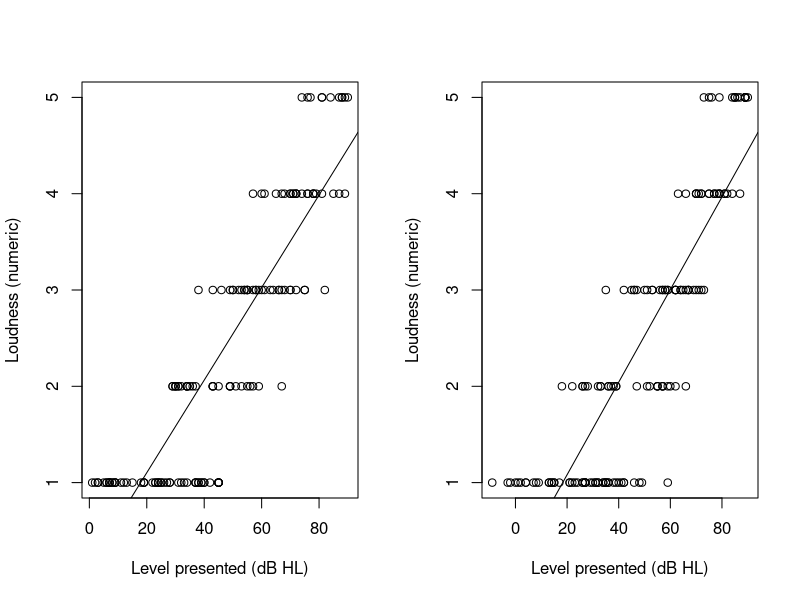
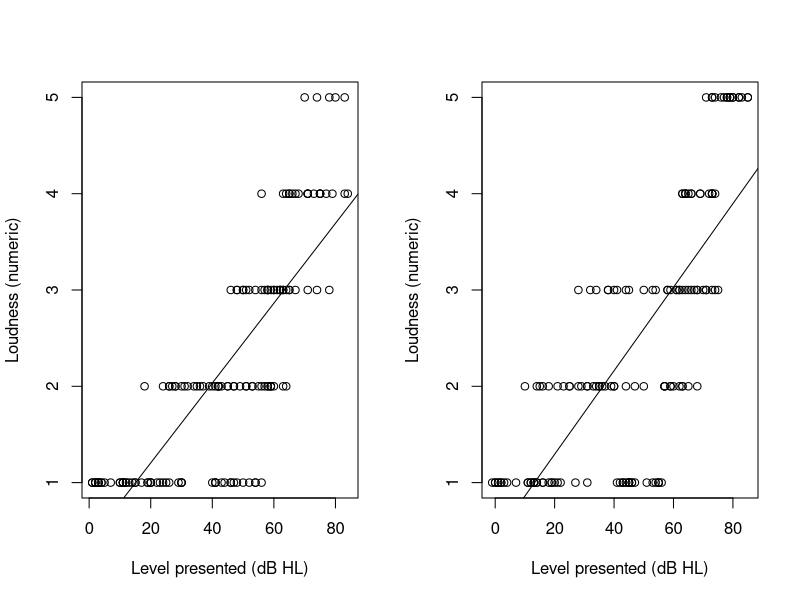
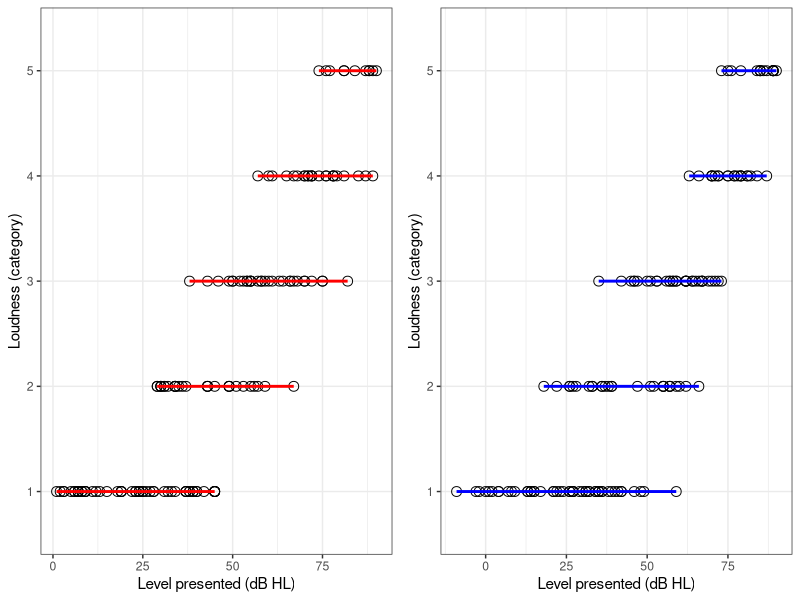
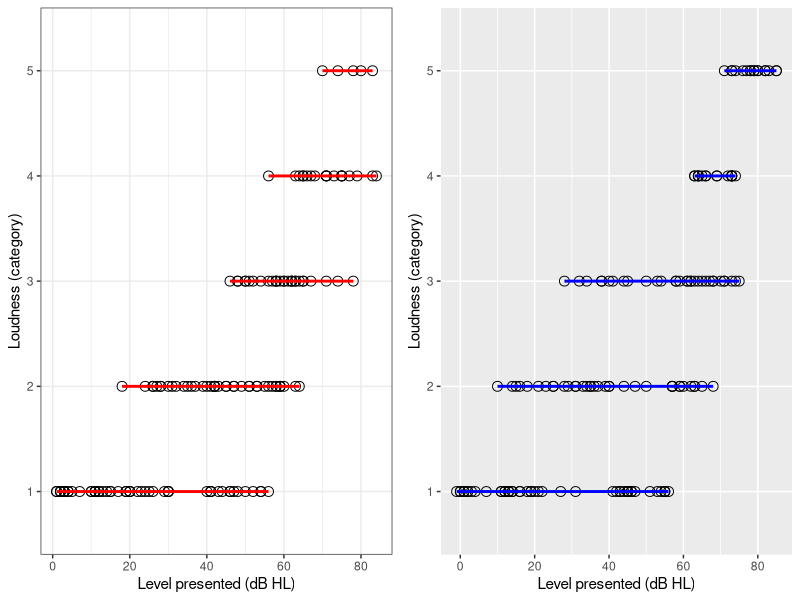
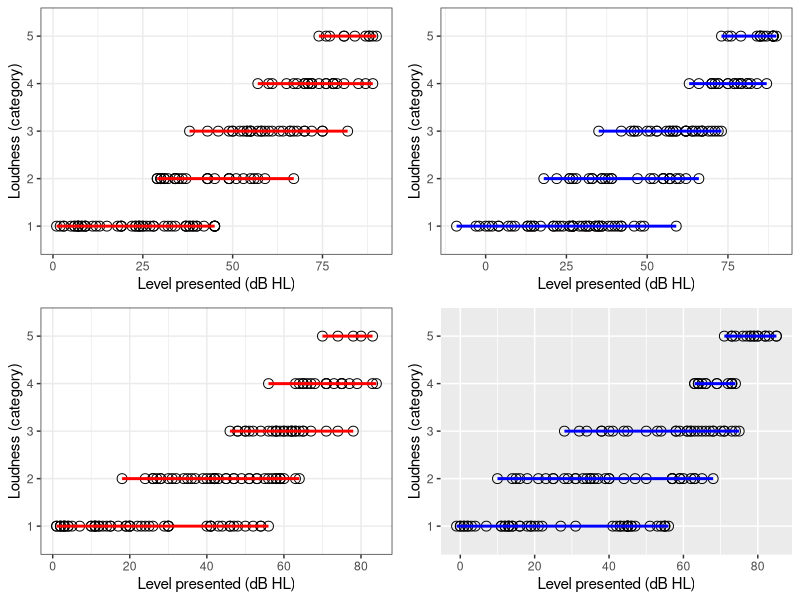

Generate these figures, in order, with R:
#Installera paket
install.packages("readr")
install.packages("tidyverse")
install.packages("MASS")
install.packages("ggplot2")
install.packages("ggpubr")

#Load package (install with install.package("packagename") if missing)
library(readr)
library(tidyverse)
library(MASS)
library(ggplot2)
library(ggpubr)

#Read in data
longdata <- read_delim("longdata.csv", delim = ";", 
                       escape_double = FALSE, trim_ws = TRUE)
#TEST; RADERA KANSKE
dat5L <- longdata[c("0.5kHz-upplevd-L", "0.5kHz-dB-L")]
names(dat5L) <- c("loudness", "dB")
dat5R <- longdata[c("0.5kHz-upplevd-R", "0.5kHz-dB-R")]
names(dat5R) <- c("loudness", "dB")
dat4L <- longdata[c("4kHz-upplevd-L", "4kHz-dB-L")]
names(dat4L) <- c("loudness", "dB")
dat4R <- longdata[c("4kHz-upplevd-R", "4kHz-dB-R")]
names(dat4R) <- c("loudness", "dB")

#LINJÄRA MODELLER
#Create linear model
mod5L <- lm(longdata$`0.5kHz-upplevd-L` ~ longdata$`0.5kHz-dB-L`) 
mod5R <- lm(longdata$`0.5kHz-upplevd-R` ~ longdata$`0.5kHz-dB-R`) 
mod4L <- lm(longdata$`4kHz-upplevd-L` ~ longdata$`4kHz-dB-L`) 
mod4R <- lm(longdata$`4kHz-upplevd-R` ~ longdata$`4kHz-dB-R`) 

#Linjära grafer - 500 Hz
par(mfrow=c(1,2))
plot(longdata$`0.5kHz-dB-R`, longdata$`0.5kHz-upplevd-R`,
     xlab="Level presented (dB HL)",
     ylab="Loudness (numeric)")
abline(mod5R)

plot(longdata$`0.5kHz-dB-L`, longdata$`0.5kHz-upplevd-L`,
     xlab="Level presented (dB HL)",
     ylab="Loudness (numeric)")
abline(mod5L)

#Linjära grafer - 4000 Hz
par(mfrow=c(1,2))
plot(longdata$`4kHz-dB-R`, longdata$`4kHz-upplevd-R`,
     xlab="Level presented (dB HL)",
     ylab="Loudness (numeric)")
abline(mod4R)

plot(longdata$`4kHz-dB-L`, longdata$`4kHz-upplevd-L`,
     xlab="Level presented (dB HL)",
     ylab="Loudness (numeric)")
abline(mod4L)


#LOGISTISKA MODELLER

#Inspect class of "upplevd" variable
class(longdata$`0.5kHz-upplevd-L`)
class(longdata$`0.5kHz-upplevd-R`)
class(longdata$`4kHz-upplevd-L`)
class(longdata$`4kHz-upplevd-R`)

#Overwrite upplevd as factor variable
longdata$`0.5kHz-upplevd-L` <- factor(longdata$`0.5kHz-upplevd-L`)
longdata$`0.5kHz-upplevd-R` <- factor(longdata$`0.5kHz-upplevd-R`)
longdata$`4kHz-upplevd-L` <- factor(longdata$`4kHz-upplevd-L`)
longdata$`4kHz-upplevd-R` <- factor(longdata$`4kHz-upplevd-R`)

#Create logistics model
mod5L_glm <- glm(longdata$`0.5kHz-upplevd-L` ~ longdata$`0.5kHz-dB-L`, family = "binomial")
mod5R_glm <- glm(longdata$`0.5kHz-upplevd-L` ~ longdata$`0.5kHz-dB-L`, family = "binomial")
mod4L_glm <- glm(longdata$`4kHz-upplevd-L` ~ longdata$`4kHz-dB-L`, family = "binomial")
mod4R_glm <- glm(longdata$`4kHz-upplevd-R` ~ longdata$`4kHz-dB-R`, family = "binomial")

#Inspect logistic model
summary(mod5L_glm)
summary(mod5R_glm)
summary(mod4L_glm)
summary(mod4R_glm)

# Grafer för 500 Hz - höger & vänster öra
plot1 <- ggplot(longdata, aes(x = longdata$`0.5kHz-dB-R`, y = longdata$`0.5kHz-upplevd-R`)) + 
  geom_point(shape = 1, size = 3) +
  stat_smooth(method = "lm", col = "red", alpha = 0.35)+
  xlab("Level presented (dB HL)")+
  ylab("Loudness (category)")+
  theme_bw()

plot2 <- ggplot(longdata, aes(x = longdata$`0.5kHz-dB-L`, y = longdata$`0.5kHz-upplevd-L`)) + 
  geom_point(shape = 1, size = 3) +
  stat_smooth(method = "lm", col = "blue", alpha = 0.35)+
  xlab("Level presented (dB HL)")+
  ylab("Loudness (category)")+
  theme_bw()

# 500 HZ : Lägg graferna för höger (plot1) och vänster (plot2) öra bredvid varandra
ggarrange(plot1, plot2, ncol=2, nrow=1)

# Grafer för 4 kHz - höger & vänster öra
plot3 <- ggplot(longdata, aes(x = longdata$`4kHz-dB-R`, y = longdata$`4kHz-upplevd-R`)) + 
  geom_point(shape = 1, size = 3) +
  stat_smooth(method = "lm", col = "red", alpha = 0.35)+
  xlab("Level presented (dB HL)")+
  ylab("Loudness (category)")+
  theme_bw()

plot4 <- ggplot(longdata, aes(x = longdata$`4kHz-dB-L`, y = longdata$`4kHz-upplevd-L`)) + 
  geom_point(shape = 1, size = 3) +
  stat_smooth(method = "lm", col = "blue", alpha = 0.35)+
  xlab("Level presented (dB HL)")+
  ylab("Loudness (category)")
  theme_bw()

# 4 kHz: Lägg graferna för höger (plot3) och vänster (plot4) öra - 4kHz, bredvid varandra
ggarrange(plot3, plot4, ncol=2, nrow=1)

print(ggarrange(plot1, plot2, plot3, plot4, ncol=2, nrow=2))
